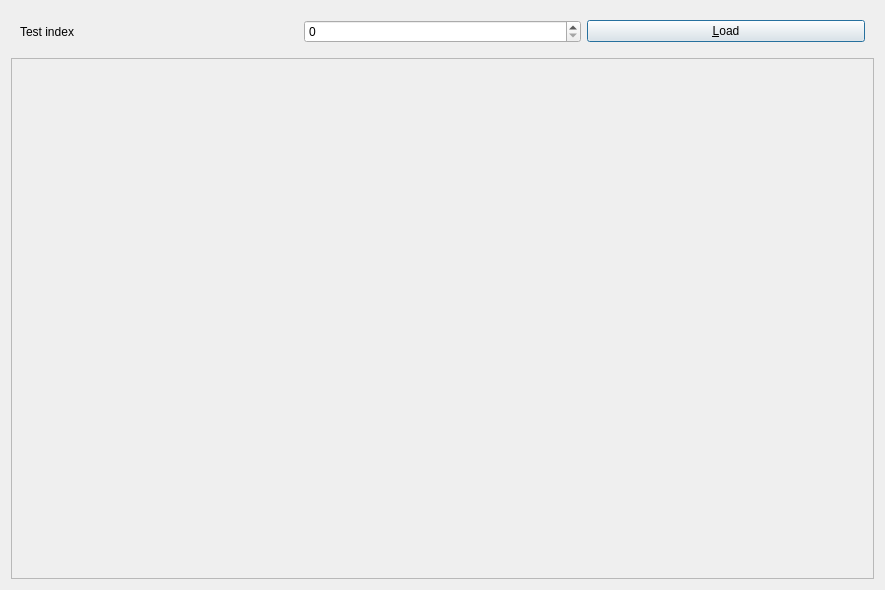
<?xml version="1.0" encoding="UTF-8"?>
<ui version="4.0">
 <class>QtConceptMapTestQtEdgeDialog</class>
 <widget class="QDialog" name="QtConceptMapTestQtEdgeDialog">
  <property name="geometry">
   <rect>
    <x>0</x>
    <y>0</y>
    <width>885</width>
    <height>590</height>
   </rect>
  </property>
  <property name="windowTitle">
   <string>Test Edge</string>
  </property>
  <layout class="QGridLayout" name="gridLayout">
   <item row="0" column="0">
    <widget class="QWidget" name="widget_top" native="true">
     <layout class="QHBoxLayout" name="horizontalLayout">
      <item>
       <widget class="QLabel" name="label_index">
        <property name="text">
         <string>Test index</string>
        </property>
       </widget>
      </item>
      <item>
       <widget class="QSpinBox" name="box_test_index"/>
      </item>
      <item>
       <widget class="QPushButton" name="button_load_test">
        <property name="text">
         <string>&amp;Load</string>
        </property>
       </widget>
      </item>
     </layout>
    </widget>
   </item>
   <item row="1" column="0">
    <widget class="QScrollArea" name="scrollArea">
     <property name="widgetResizable">
      <bool>true</bool>
     </property>
     <widget class="QWidget" name="here">
      <property name="geometry">
       <rect>
        <x>0</x>
        <y>0</y>
        <width>863</width>
        <height>517</height>
       </rect>
      </property>
     </widget>
    </widget>
   </item>
  </layout>
 </widget>
 <resources/>
 <connections/>
</ui>
